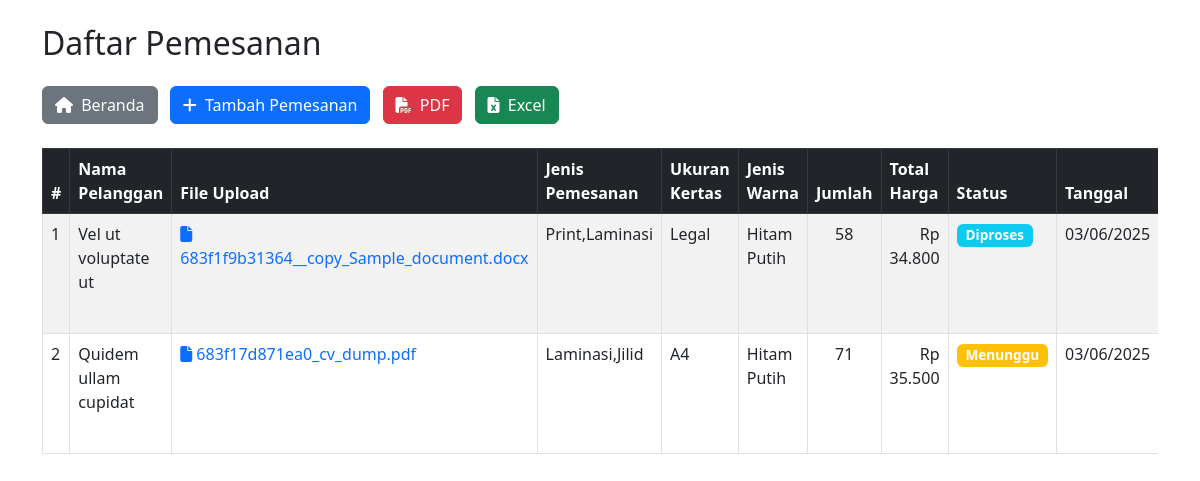
Screenshot of /frontend/pages/list_pemesanan.php (signed in) with the database file from the repository.
### tables this page shows
CREATE TABLE `pemesanan` (
  `id` int NOT NULL,
  `user_id` int DEFAULT NULL,
  `nama_pelanggan` varchar(100) DEFAULT NULL,
  `file_upload` varchar(255) DEFAULT NULL,
  `jenis_pemesanan` text,
  `jenis_warna` varchar(50) DEFAULT NULL,
  `ukuran_kertas` varchar(20) DEFAULT NULL,
  `jumlah_copy` int DEFAULT NULL,
  `catatan` text,
  `tanggal_pemesanan` date DEFAULT NULL,
  `status` enum('pending','processing','completed') DEFAULT 'pending',
  `created_at` timestamp NULL DEFAULT CURRENT_TIMESTAMP,
  `total_harga` decimal(10,2) DEFAULT NULL
);

### backend/functions/pemesanan.php (called while the page is built, shortened)
<?php
include_once __DIR__ . '/../config/db.php';
function getAllPemesanan()
{
    global $conn;
    $sql = "SELECT * FROM pemesanan ORDER BY created_at DESC";
    $result = mysqli_query($conn, $sql);
    $data = [];
    while ($row = mysqli_fetch_assoc($result)) {
        $data[] = $row;
    }
    return $data;
}
?>

### frontend/pages/list_pemesanan.php (the view, shortened to what this page needs)
<?php
require_once '../../backend/functions/pemesanan.php';
$status_mapping_display = [
    'pending' => 'Menunggu',
    'processing' => 'Diproses',
    'completed' => 'Selesai',
];
$pemesanans = getAllPemesanan();
?>
<!DOCTYPE html>
<html lang="id">
<head>
    <link href="https://cdn.jsdelivr.net/npm/bootstrap@5.3.0/dist/css/bootstrap.min.css" rel="stylesheet">
    <link rel="stylesheet" href="https://cdnjs.cloudflare.com/ajax/libs/font-awesome/6.4.0/css/all.min.css">
</head>
<body class="container pt-4">
    <h2 class="mb-4">Daftar Pemesanan</h2>
    <div class="mb-4">
        <a href="../index.php" class="btn btn-secondary me-2"><i class="fas fa-home me-1"></i> Beranda</a>
        <a href="add_pemesanan.php" class="btn btn-primary me-2"><i class="fas fa-plus me-1"></i> Tambah Pemesanan</a>
        <a href="../../backend/export/export_pdf.php" class="btn btn-danger me-2"><i class="fas fa-file-pdf me-1"></i>
            PDF</a>
        <a href="../../backend/export/export_excel.php" class="btn btn-success"><i class="fas fa-file-excel me-1"></i>
            Excel</a>
    </div>
    <div class="table-responsive">
        <table class="table table-bordered table-striped table-hover">
            <thead class="table-dark">
                <tr>
                    <th width="5%">#</th>
                    <th>Nama Pelanggan</th>
                    <th>File Upload</th>
                    <th>Jenis Pemesanan</th>
                    <th>Ukuran Kertas</th>
                    <th>Jenis Warna</th>
                    <th width="8%">Jumlah</th>
                    <th width="10%">Total Harga</th>
                    <th width="10%">Status</th>
                    <th width="10%">Tanggal</th>
                </tr>
            </thead>
            <tbody>
                <?php if (count($pemesanans) == 0): ?>
                    <tr>
                        <td colspan="11" class="text-center py-4">Tidak ada data pemesanan</td>
                    </tr>
                <?php else:
                    foreach ($pemesanans as $i => $p):
                        $status_value = $p['status'];
                        $status_display = $status_mapping_display[$status_value] ?? ucfirst($status_value);
                        $badge_class = match ($status_value) {
                            'pending' => 'warning',
                            'processing' => 'info',
                            'completed' => 'success',
                            default => 'secondary',
                        };
                        ?>
                        <tr>
                            <td><?= $i + 1 ?></td>
                            <td><?= htmlspecialchars($p['nama_pelanggan']) ?></td>
                            <td>
                                <?php if ($p['file_upload']): ?>
                                    <a href="../uploads/<?= htmlspecialchars($p['file_upload']) ?>" target="_blank"
                                        class="text-primary text-decoration-none">
                                        <i class="fas fa-file me-1"></i><?= htmlspecialchars($p['file_upload']) ?>
                                    </a>
                                <?php else: ?>
                                    <span class="text-muted">-</span>
                                <?php endif; ?>
                            </td>
                            <td><?= htmlspecialchars($p['jenis_pemesanan']) ?></td>
                            <td><?= htmlspecialchars($p['ukuran_kertas']) ?></td>
                            <td><?= htmlspecialchars($p['jenis_warna']) ?></td>
                            <td class="text-center"><?= (int) $p['jumlah_copy'] ?></td>
                            <td class="text-end">Rp <?= number_format($p['total_harga'], 0, ',', '.') ?></td>
                            <td>
                                <span class="badge status-badge bg-<?= $badge_class ?>">
                                    <?= htmlspecialchars($status_display) ?>
                                </span>
                            </td>
                            <td><?= date('d/m/Y', strtotime($p['tanggal_pemesanan'])) ?></td>
                        </tr>
                    <?php endforeach; endif; ?>
            </tbody>
        </table>
    </div>
</body>
</html>

### frontend/pages/list_pemesanan.php (style rules this page uses)
.status-badge { font-size: 0.85em; padding: 0.35em 0.65em; }

### rows the page displays
pemesanan: nama_pelanggan "Vel ut voluptate ut", file_upload "683f1f9b31364__copy_Sample_document.docx", jenis_pemesanan "Print,Laminasi", ukuran_kertas "Legal", jenis_warna "Hitam Putih", jumlah_copy "58", total_harga "34.800", status "Diproses", tanggal_pemesanan "03/06/2025"
pemesanan: nama_pelanggan "Quidem ullam cupidat", file_upload "683f17d871ea0_cv_dump.pdf", jenis_pemesanan "Laminasi,Jilid", ukuran_kertas "A4", jenis_warna "Hitam Putih", jumlah_copy "71", total_harga "35.500", status "Menunggu", tanggal_pemesanan "03/06/2025"
